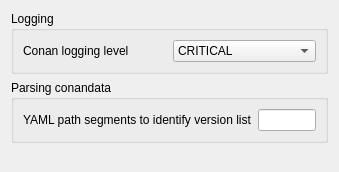
     <widget class="QWidget" name="prefs_conan">
      <property name="geometry">
       <rect>
        <x>0</x>
        <y>0</y>
        <width>339</width>
        <height>172</height>
       </rect>
      </property>
      <attribute name="label">
       <string>Conan</string>
      </attribute>
      <layout class="QVBoxLayout" name="verticalLayout_3">
       <item>
        <widget class="QGroupBox" name="groupBox_3">
         <property name="title">
          <string>Logging</string>
         </property>
         <layout class="QGridLayout" name="gridLayout_4">
          <item row="0" column="0">
           <widget class="QLabel" name="label_7">
            <property name="sizePolicy">
             <sizepolicy hsizetype="Preferred" vsizetype="Preferred">
              <horstretch>0</horstretch>
              <verstretch>0</verstretch>
             </sizepolicy>
            </property>
            <property name="text">
             <string>Conan logging level</string>
            </property>
           </widget>
          </item>
          <item row="0" column="1">
           <widget class="QComboBox" name="prefs_conan_log_level">
            <property name="toolTip">
             <string>Log Conan commands. Only works when a single recipe has commands run on it</string>
            </property>
            <item>
             <property name="text">
              <string>CRITICAL</string>
             </property>
            </item>
            <item>
             <property name="text">
              <string>ERROR</string>
             </property>
            </item>
            <item>
             <property name="text">
              <string>WARNING</string>
             </property>
            </item>
            <item>
             <property name="text">
              <string>INFO</string>
             </property>
            </item>
            <item>
             <property name="text">
              <string>DEBUG</string>
             </property>
            </item>
            <item>
             <property name="text">
              <string>NOTSET</string>
             </property>
            </item>
           </widget>
          </item>
         </layout>
        </widget>
       </item>
       <item>
        <widget class="QGroupBox" name="groupBox_4">
         <property name="title">
          <string>Parsing conandata</string>
         </property>
         <layout class="QGridLayout" name="gridLayout_5">
          <item row="0" column="0">
           <widget class="QLabel" name="label_8">
            <property name="text">
             <string>YAML path segments to identify version list</string>
            </property>
           </widget>
          </item>
          <item row="0" column="1">
           <widget class="QLineEdit" name="prefs_conan_version_list_path_segment">
            <property name="toolTip">
             <string>&lt;html&gt;&lt;head/&gt;&lt;body&gt;&lt;p&gt;For example, if your conandata.yml is formatted as&lt;/p&gt;&lt;p&gt;&lt;br/&gt;&lt;/p&gt;&lt;p&gt;  sources:&lt;/p&gt;&lt;p&gt;    1.2.3:&lt;/p&gt;&lt;p&gt;    ... &lt;/p&gt;&lt;p&gt;    4.5.6:&lt;/p&gt;&lt;p&gt;    ... &lt;/p&gt;&lt;p&gt;&lt;br/&gt;&lt;/p&gt;&lt;p&gt;then specify 'sources' in order to extract the version list&lt;/p&gt;&lt;/body&gt;&lt;/html&gt;</string>
            </property>
           </widget>
          </item>
         </layout>
        </widget>
       </item>
       <item>
        <spacer name="verticalSpacer_4">
         <property name="orientation">
          <enum>Qt::Orientation::Vertical</enum>
         </property>
         <property name="sizeHint" stdset="0">
          <size>
           <width>20</width>
           <height>40</height>
          </size>
         </property>
        </spacer>
       </item>
      </layout>
     </widget>
